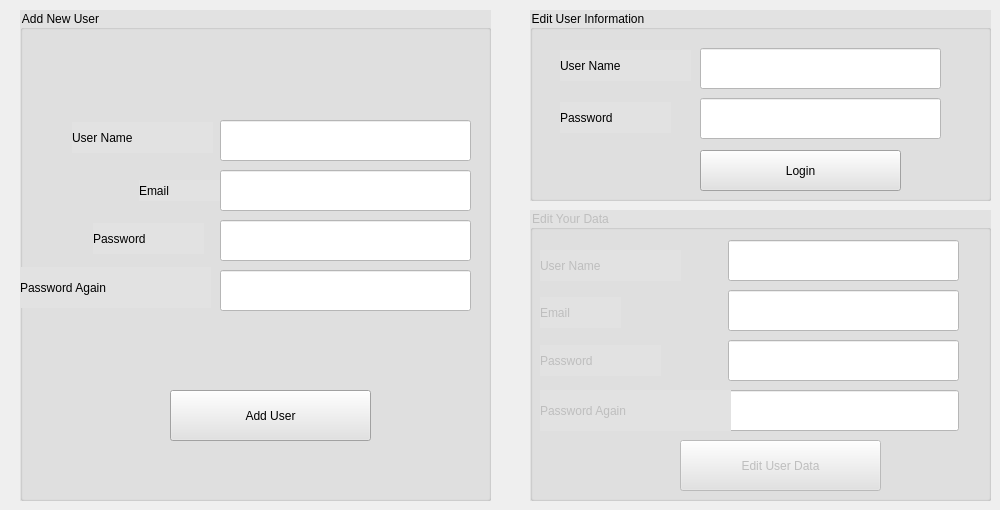
    <widget class="QWidget" name="tab_3">
     <attribute name="title">
      <string>Page</string>
     </attribute>
     <widget class="QGroupBox" name="groupBox">
      <property name="geometry">
       <rect>
        <x>20</x>
        <y>10</y>
        <width>471</width>
        <height>491</height>
       </rect>
      </property>
      <property name="styleSheet">
       <string notr="true">background-color: rgb(226, 226, 226);
font: 20pt &quot;Segoe UI&quot;;</string>
      </property>
      <property name="title">
       <string>Add New User</string>
      </property>
      <widget class="QLabel" name="label_16">
       <property name="geometry">
        <rect>
         <x>52</x>
         <y>112</y>
         <width>141</width>
         <height>31</height>
        </rect>
       </property>
       <property name="text">
        <string>User Name</string>
       </property>
      </widget>
      <widget class="QLabel" name="label_17">
       <property name="geometry">
        <rect>
         <x>73</x>
         <y>213</y>
         <width>111</width>
         <height>31</height>
        </rect>
       </property>
       <property name="text">
        <string>Password</string>
       </property>
      </widget>
      <widget class="QLabel" name="label_18">
       <property name="geometry">
        <rect>
         <x>0</x>
         <y>257</y>
         <width>191</width>
         <height>41</height>
        </rect>
       </property>
       <property name="text">
        <string>Password Again</string>
       </property>
      </widget>
      <widget class="QLabel" name="label_19">
       <property name="geometry">
        <rect>
         <x>119</x>
         <y>170</y>
         <width>81</width>
         <height>21</height>
        </rect>
       </property>
       <property name="text">
        <string>Email</string>
       </property>
      </widget>
      <widget class="QLineEdit" name="lineEdit_9">
       <property name="geometry">
        <rect>
         <x>200</x>
         <y>110</y>
         <width>251</width>
         <height>41</height>
        </rect>
       </property>
       <property name="styleSheet">
        <string notr="true">background-color: rgb(255, 255, 255);</string>
       </property>
      </widget>
      <widget class="QLineEdit" name="lineEdit_10">
       <property name="geometry">
        <rect>
         <x>200</x>
         <y>160</y>
         <width>251</width>
         <height>41</height>
        </rect>
       </property>
       <property name="styleSheet">
        <string notr="true">background-color: rgb(255, 255, 255);</string>
       </property>
      </widget>
      <widget class="QLineEdit" name="lineEdit_11">
       <property name="geometry">
        <rect>
         <x>200</x>
         <y>210</y>
         <width>251</width>
         <height>41</height>
        </rect>
       </property>
       <property name="styleSheet">
        <string notr="true">background-color: rgb(255, 255, 255);
</string>
       </property>
       <property name="echoMode">
        <enum>QLineEdit::Password</enum>
       </property>
      </widget>
      <widget class="QLineEdit" name="lineEdit_12">
       <property name="geometry">
        <rect>
         <x>200</x>
         <y>260</y>
         <width>251</width>
         <height>41</height>
        </rect>
       </property>
       <property name="styleSheet">
        <string notr="true">background-color: rgb(255, 255, 255);</string>
       </property>
       <property name="echoMode">
        <enum>QLineEdit::Password</enum>
       </property>
      </widget>
      <widget class="QPushButton" name="pushButton_11">
       <property name="geometry">
        <rect>
         <x>150</x>
         <y>380</y>
         <width>201</width>
         <height>51</height>
        </rect>
       </property>
       <property name="text">
        <string>Add User</string>
       </property>
      </widget>
     </widget>
     <widget class="QGroupBox" name="groupBox_2">
      <property name="geometry">
       <rect>
        <x>530</x>
        <y>10</y>
        <width>461</width>
        <height>191</height>
       </rect>
      </property>
      <property name="styleSheet">
       <string notr="true">background-color: rgb(226, 226, 226);
font: 20pt &quot;Segoe UI&quot;;</string>
      </property>
      <property name="title">
       <string>Edit User Information</string>
      </property>
      <widget class="QLineEdit" name="lineEdit_13">
       <property name="geometry">
        <rect>
         <x>170</x>
         <y>88</y>
         <width>241</width>
         <height>41</height>
        </rect>
       </property>
       <property name="styleSheet">
        <string notr="true">background-color: rgb(255, 255, 255);</string>
       </property>
       <property name="echoMode">
        <enum>QLineEdit::Password</enum>
       </property>
      </widget>
      <widget class="QLabel" name="label_20">
       <property name="geometry">
        <rect>
         <x>30</x>
         <y>92</y>
         <width>111</width>
         <height>31</height>
        </rect>
       </property>
       <property name="text">
        <string>Password</string>
       </property>
      </widget>
      <widget class="QLabel" name="label_21">
       <property name="geometry">
        <rect>
         <x>30</x>
         <y>40</y>
         <width>131</width>
         <height>31</height>
        </rect>
       </property>
       <property name="text">
        <string>User Name</string>
       </property>
      </widget>
      <widget class="QLineEdit" name="lineEdit_14">
       <property name="geometry">
        <rect>
         <x>170</x>
         <y>38</y>
         <width>241</width>
         <height>41</height>
        </rect>
       </property>
       <property name="styleSheet">
        <string notr="true">background-color: rgb(255, 255, 255);</string>
       </property>
      </widget>
      <widget class="QPushButton" name="pushButton_12">
       <property name="geometry">
        <rect>
         <x>170</x>
         <y>140</y>
         <width>201</width>
         <height>41</height>
        </rect>
       </property>
       <property name="text">
        <string>Login</string>
       </property>
      </widget>
     </widget>
     <widget class="QGroupBox" name="groupBox_4">
      <property name="enabled">
       <bool>false</bool>
      </property>
      <property name="geometry">
       <rect>
        <x>530</x>
        <y>210</y>
        <width>461</width>
        <height>291</height>
       </rect>
      </property>
      <property name="styleSheet">
       <string notr="true">background-color: rgb(226, 226, 226);
font: 20pt &quot;Segoe UI&quot;;</string>
      </property>
      <property name="title">
       <string>Edit Your Data</string>
      </property>
      <widget class="QLineEdit" name="lineEdit_16">
       <property name="geometry">
        <rect>
         <x>198</x>
         <y>130</y>
         <width>231</width>
         <height>41</height>
        </rect>
       </property>
       <property name="styleSheet">
        <string notr="true">background-color: rgb(255, 255, 255);</string>
       </property>
       <property name="echoMode">
        <enum>QLineEdit::Password</enum>
       </property>
      </widget>
      <widget class="QLineEdit" name="lineEdit_18">
       <property name="geometry">
        <rect>
         <x>198</x>
         <y>180</y>
         <width>231</width>
         <height>41</height>
        </rect>
       </property>
       <property name="styleSheet">
        <string notr="true">background-color: rgb(255, 255, 255);</string>
       </property>
       <property name="echoMode">
        <enum>QLineEdit::Password</enum>
       </property>
      </widget>
      <widget class="QLabel" name="label_23">
       <property name="geometry">
        <rect>
         <x>10</x>
         <y>135</y>
         <width>121</width>
         <height>31</height>
        </rect>
       </property>
       <property name="text">
        <string>Password</string>
       </property>
      </widget>
      <widget class="QLabel" name="label_25">
       <property name="geometry">
        <rect>
         <x>10</x>
         <y>40</y>
         <width>141</width>
         <height>31</height>
        </rect>
       </property>
       <property name="text">
        <string>User Name</string>
       </property>
      </widget>
      <widget class="QLineEdit" name="lineEdit_17">
       <property name="geometry">
        <rect>
         <x>198</x>
         <y>30</y>
         <width>231</width>
         <height>41</height>
        </rect>
       </property>
       <property name="styleSheet">
        <string notr="true">background-color: rgb(255, 255, 255);</string>
       </property>
      </widget>
      <widget class="QLineEdit" name="lineEdit_15">
       <property name="geometry">
        <rect>
         <x>198</x>
         <y>80</y>
         <width>231</width>
         <height>41</height>
        </rect>
       </property>
       <property name="styleSheet">
        <string notr="true">background-color: rgb(255, 255, 255);</string>
       </property>
      </widget>
      <widget class="QPushButton" name="pushButton_13">
       <property name="geometry">
        <rect>
         <x>150</x>
         <y>230</y>
         <width>201</width>
         <height>51</height>
        </rect>
       </property>
       <property name="text">
        <string>Edit User Data</string>
       </property>
      </widget>
      <widget class="QLabel" name="label_22">
       <property name="geometry">
        <rect>
         <x>10</x>
         <y>180</y>
         <width>191</width>
         <height>41</height>
        </rect>
       </property>
       <property name="text">
        <string>Password Again</string>
       </property>
      </widget>
      <widget class="QLabel" name="label_24">
       <property name="geometry">
        <rect>
         <x>10</x>
         <y>87</y>
         <width>81</width>
         <height>31</height>
        </rect>
       </property>
       <property name="text">
        <string>Email</string>
       </property>
      </widget>
     </widget>
    </widget>
